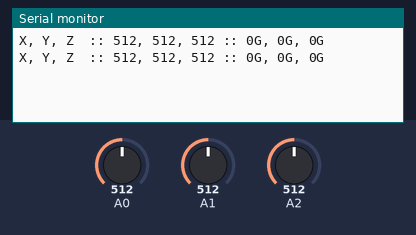
Bench run of a sketch on a simulated Arduino Uno, built with avr-gcc and run on an emulated ATmega328P. Shown: the last lines printed to the serial monitor. The test bench sets the inputs (shaded band); at power-on: A0 = 512, A1 = 512, A2 = 512.

Above: at 1.2 s.
1.3 s: A0 set to 716
At 2.6 s:
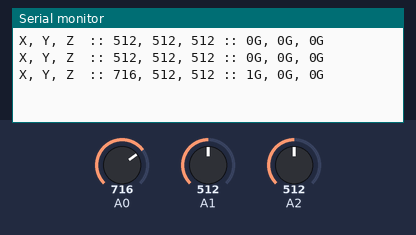
2.8 s: A1 set to 716
At 3.8 s:
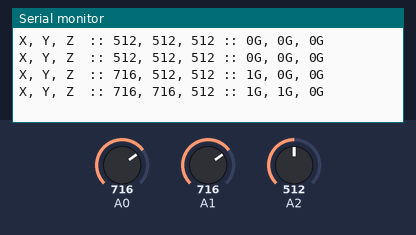
4.3 s: A2 set to 716
At 5.6 s:
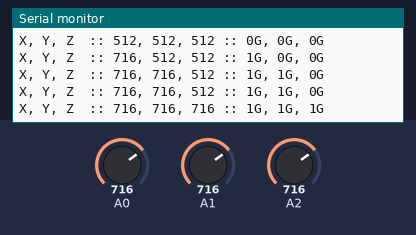
5.8 s: A0 set to 900
At 6.9 s:
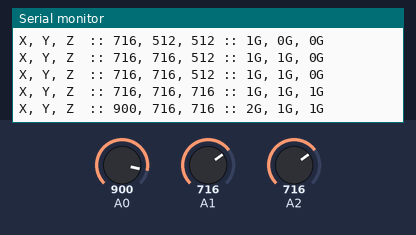
7.3 s: A1 set to 900
At 8.6 s:
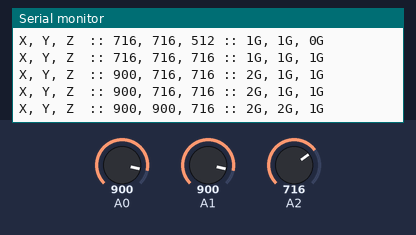
8.8 s: A2 set to 900
At 9.9 s:
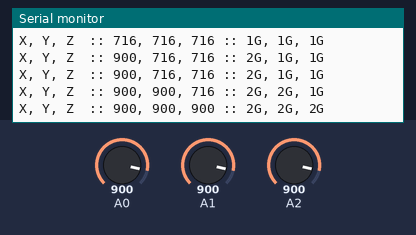
Timing chart, 0 to 11.3 s (numbered marks = the images above; inputs shaded):
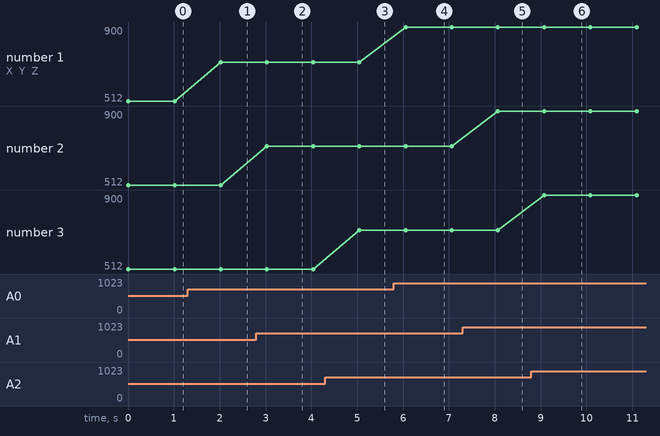

Measured:
- after the input at 1.3 s, the serial monitor: prints a new line after 0.72 s (image 1)
- after the input at 2.8 s, the serial monitor: prints a new line after 0.23 s (image 2)
- after the input at 4.3 s, the serial monitor: prints a new line after 0.75 s (image 3)
- after the input at 5.8 s, the serial monitor: prints a new line after 0.25 s (image 4)
- after the input at 7.3 s, the serial monitor: prints a new line after 0.77 s (image 5)
- after the input at 8.8 s, the serial monitor: prints a new line after 0.28 s (image 6)
- plotted number 1: 512 → 716 after the input at 1.3 s, 716 → 900 after the input at 5.8 s

The sketch:

acc_3.0.ino
```cpp
const int xInput = A0;
const int yInput = A1;
const int zInput = A2;

// initialize minimum and maximum Raw Ranges for each axis
int RawMin = 0;
int RawMax = 1023;

// Take multiple samples to reduce noise
const int sampleSize = 10;

void setup()
{
  analogReference(EXTERNAL);
  Serial.begin(9600);
}

void loop()
{
  //Read raw values
  int xRaw = ReadAxis(xInput);
  int yRaw = ReadAxis(yInput);
  int zRaw = ReadAxis(zInput);

  // Convert raw values to 'milli-Gs"
  long xScaled = map(xRaw, RawMin, RawMax, -3000, 3000);
  long yScaled = map(yRaw, RawMin, RawMax, -3000, 3000);
  long zScaled = map(zRaw, RawMin, RawMax, -3000, 3000);

  // re-scale to fractional Gs
  float xAccel = xScaled / 1000.0;
  float yAccel = yScaled / 1000.0;
  float zAccel = zScaled / 1000.0;

  Serial.print("X, Y, Z  :: ");
  Serial.print(xRaw);
  Serial.print(", ");
  Serial.print(yRaw);
  Serial.print(", ");
  Serial.print(zRaw);
  Serial.print(" :: ");
  Serial.print(xAccel,0);
  Serial.print("G, ");
  Serial.print(yAccel,0);
  Serial.print("G, ");
  Serial.print(zAccel,0);
  Serial.println("G");

  delay(1000);
}

// Take samples and return the average
int ReadAxis(int axisPin)
{
  long reading = 0;
  analogRead(axisPin);
  delay(1);
  for (int i = 0; i < sampleSize; i++)
  {
  reading += analogRead(axisPin);
  }
  return reading/sampleSize;
}
```
